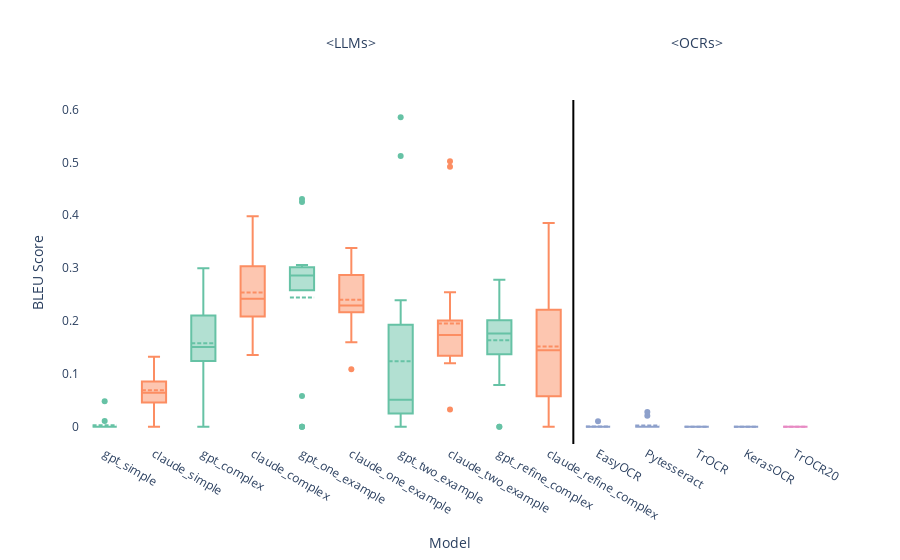

This figure's notebook cell:
### Markdown cell above
## Plots

### Code cell
llm_order = ['gpt_simple', 'claude_simple', 'gpt_complex', 'claude_complex',
             'gpt_one_example', 'claude_one_example', 'gpt_two_example', 'claude_two_example',
            #  'gpt_one_text_example', 'claude_one_text_example', 'gpt_two_text_example', 'claude_two_text_example', 
             'gpt_refine_complex', 'claude_refine_complex']

ocr_order = ['EasyOCR', 'Pytesseract', 'TrOCR', 'KerasOCR'] 
ocr_ft_order = ['TrOCR20']


gpt_color = px.colors.qualitative.Set2[0]
claude_color = px.colors.qualitative.Set2[1]
ocr_color = px.colors.qualitative.Set2[2]
# ocr_ft_color = px.colors.qualitative.Set2[3]


fig = go.Figure()

for model in llm_order:
    if 'gpt' in model:
        fig.add_trace(go.Box(
            x=bleu_df_whole[bleu_df_whole['model'] == model]['model'], 
            y=bleu_df_whole[bleu_df_whole['model'] == model]['bleu'],
            name=model,
            boxmean=True,
            marker=dict(color=gpt_color) 
        ))
    elif 'claude' in model:
        fig.add_trace(go.Box(
            x=bleu_df_whole[bleu_df_whole['model'] == model]['model'], 
            y=bleu_df_whole[bleu_df_whole['model'] == model]['bleu'],
            name=model,
            boxmean=True,
            marker=dict(color=claude_color) 
        ))
# Add traces for OCR models with a different color
for model in ocr_order:
    fig.add_trace(go.Box(
        x=bleu_df_whole[bleu_df_whole['model'] == model]['model'], 
        y=bleu_df_whole[bleu_df_whole['model'] == model]['bleu'],
        name=model,
        boxmean=True,
        marker=dict(color=ocr_color)  # Assign OCR color
    ))

# Add traces for OCR fine-tuned models with another color
for model in ocr_ft_order:
    fig.add_trace(go.Box(
        x=bleu_df_whole[bleu_df_whole['model'] == model]['model'], 
        y=bleu_df_whole[bleu_df_whole['model'] == model]['bleu'],
        name=model,
        boxmean=True,
        marker=dict(color=ocr_ft_color)  # Assign OCR fine-tuned color
    ))

# Get the start and midpoint of each group
ocr_start_index = len(llm_order)  # The first position of ocr_order
# ocr_ft_start_index = ocr_start_index + len(ocr_order)  # Start of ocr_ft_order
llm_midpoint = ocr_start_index / 2  # Midpoint of LLM models for placing the text
ocr_midpoint = ocr_start_index + (len(ocr_order) / 2)  # Midpoint of OCR models for placing the text

# Update the layout with custom category ordering, vertical line, and annotations
fig.update_layout(
    # title='BLEU Scores',
    xaxis_title='Model',
    yaxis_title='BLEU Score',
    # margin=dict(l=10, r=10, t=10, b=10),
    plot_bgcolor='rgba(0,0,0,0)',
    # paper_bgcolor='rgba(0,0,0,0)',
    xaxis=dict(
        categoryorder='array',  # Set ordering to be custom
        categoryarray=llm_order + ocr_order  #+ ocr_ft_order  # Concatenate the model orders
    ),
    showlegend=False,
    shapes=[
        # Add a vertical line between LLM and OCR models
        dict(
            type="line",
            x0=ocr_start_index - 0.5,  # Place the line between the two groups
            x1=ocr_start_index - 0.5,
            y0=0,
            y1=1,
            xref="x",
            yref="paper",  # Stretch the line across the plot's full height
            line=dict(color="black", width=2)
        )
    ],
    annotations=[
        # Add annotation for LLMs above LLM models
        dict(
            x=llm_midpoint,  # Midpoint of LLM models
            y=1.2,  # Position above the plot
            xref='x',
            yref='paper',
            text='<LLMs>',
            showarrow=False,
            font=dict(size=14)
        ),
        # Add annotation for OCRs above OCR models
        dict(
            x=ocr_midpoint,  # Midpoint of OCR models
            y=1.2,  # Position above the plot
            xref='x',
            yref='paper',
            text='<OCRs>',
            showarrow=False,
            font=dict(size=14)
        )
    ]
)

fig.show()

### Figure 1 — Plotly figure (JSON) as saved in the notebook; plotly's stock layout.template omitted (floating-point values rounded to 4 significant figures)
{"data": [{"boxmean": true, "marker": {"color": "rgb(102,194,165)"}, "name": "gpt_simple", "type": "box", "x": ["gpt_simple", "gpt_simple", "gpt_simple", "gpt_simple", "gpt_simple", "gpt_simple", "gpt_simple", "gpt_simple", "gpt_simple", "gpt_simple", "gpt_simple", "gpt_simple", "gpt_simple", "gpt_simple", "gpt_simple", "gpt_simple", "gpt_simple", "gpt_simple", "gpt_simple", "gpt_simple"], "y": [0, 0, 0, 0, 0, 0, 0, 0, 0, 0.04816, 0.01103, 0, 0, 0, 0, 0, 0, 0, 0, 0]}, {"boxmean": true, "marker": {"color": "rgb(252,141,98)"}, "name": "claude_simple", "type": "box", "x": ["claude_simple", "claude_simple", "claude_simple", "claude_simple", "claude_simple", "claude_simple", "claude_simple", "claude_simple", "claude_simple", "claude_simple", "claude_simple", "claude_simple", "claude_simple", "claude_simple", "claude_simple", "claude_simple", "claude_simple", "claude_simple", "claude_simple", "claude_simple"], "y": [0.06406, 0.08482, 0.04917, 0.0601, 0, 0.0601, 0.1326, 0.06978, 0.1315, 0.02208, 0.07884, 0.03038, 0.03411, 0.06224, 0.06886, 0.04266, 0.0651, 0.1214, 0.08671, 0.1223]}, {"boxmean": true, "marker": {"color": "rgb(102,194,165)"}, "name": "gpt_complex", "type": "box", "x": ["gpt_complex", "gpt_complex", "gpt_complex", "gpt_complex", "gpt_complex", "gpt_complex", "gpt_complex", "gpt_complex", "gpt_complex", "gpt_complex", "gpt_complex", "gpt_complex", "gpt_complex", "gpt_complex", "gpt_complex", "gpt_complex", "gpt_complex", "gpt_complex", "gpt_complex", "gpt_complex"], "y": [0.02893, 0.1451, 0.09346, 0.1735, 0.1317, 0, 0.2787, 0.1509, 0.3, 0.2133, 0.1169, 0.1567, 0.1526, 0.2588, 0.1384, 0.06145, 0.1511, 0.1467, 0.2072, 0.2545]}, {"boxmean": true, "marker": {"color": "rgb(252,141,98)"}, "name": "claude_complex", "type": "box", "x": ["claude_complex", "claude_complex", "claude_complex", "claude_complex", "claude_complex", "claude_complex", "claude_complex", "claude_complex", "claude_complex", "claude_complex", "claude_complex", "claude_complex", "claude_complex", "claude_complex", "claude_complex", "claude_complex", "claude_complex", "claude_complex", "claude_complex", "claude_complex"], "y": [0.3254, 0.2892, 0.2144, 0.1356, 0.199, 0.2416, 0.2721, 0.2251, 0.2485, 0.3186, 0.18, 0.199, 0.3427, 0.2031, 0.2611, 0.2425, 0.2369, 0.2269, 0.3982, 0.3179]}, {"boxmean": true, "marker": {"color": "rgb(102,194,165)"}, "name": "gpt_one_example", "type": "box", "x": ["gpt_one_example", "gpt_one_example", "gpt_one_example", "gpt_one_example", "gpt_one_example", "gpt_one_example", "gpt_one_example", "gpt_one_example", "gpt_one_example", "gpt_one_example", "gpt_one_example", "gpt_one_example", "gpt_one_example", "gpt_one_example", "gpt_one_example", "gpt_one_example", "gpt_one_example", "gpt_one_example", "gpt_one_example"], "y": [0.2861, 0.05832, 0.425, 0.2581, 0, 0, 0.2588, 0.4308, 0.3004, 0.2785, 0.3022, 0.2847, 0.3059, 0.2919, 0.2897, 0, 0.3021, 0.2913, 0.2863]}, {"boxmean": true, "marker": {"color": "rgb(252,141,98)"}, "name": "claude_one_example", "type": "box", "x": ["claude_one_example", "claude_one_example", "claude_one_example", "claude_one_example", "claude_one_example", "claude_one_example", "claude_one_example", "claude_one_example", "claude_one_example", "claude_one_example", "claude_one_example", "claude_one_example", "claude_one_example", "claude_one_example", "claude_one_example", "claude_one_example", "claude_one_example", "claude_one_example", "claude_one_example"], "y": [0.2158, 0.2384, 0.2292, 0.2282, 0.2281, 0.3185, 0.2183, 0.3194, 0.2331, 0.2557, 0.1598, 0.1087, 0.2238, 0.3169, 0.338, 0.1978, 0.2038, 0.2337, 0.2974]}, {"boxmean": true, "marker": {"color": "rgb(102,194,165)"}, "name": "gpt_two_example", "type": "box", "x": ["gpt_two_example", "gpt_two_example", "gpt_two_example", "gpt_two_example", "gpt_two_example", "gpt_two_example", "gpt_two_example", "gpt_two_example", "gpt_two_example", "gpt_two_example", "gpt_two_example", "gpt_two_example", "gpt_two_example", "gpt_two_example", "gpt_two_example", "gpt_two_example", "gpt_two_example", "gpt_two_example", "gpt_two_example", "gpt_two_example"], "y": [0.04799, 0.2322, 0.09508, 0.06706, 0.2182, 0.07449, 0.2393, 0.04173, 0.01855, 0, 0.1674, 0.03327, 0.05462, 0.04209, 0.5855, 0.5119, 0.02451, 0.02536, 0, 0]}, {"boxmean": true, "marker": {"color": "rgb(252,141,98)"}, "name": "claude_two_example", "type": "box", "x": ["claude_two_example", "claude_two_example", "claude_two_example", "claude_two_example", "claude_two_example", "claude_two_example", "claude_two_example", "claude_two_example", "claude_two_example", "claude_two_example", "claude_two_example", "claude_two_example", "claude_two_example", "claude_two_example", "claude_two_example", "claude_two_example", "claude_two_example", "claude_two_example", "claude_two_example", "claude_two_example"], "y": [0.1272, 0.2084, 0.1896, 0.2543, 0.1266, 0.1415, 0.03293, 0.1203, 0.1487, 0.1819, 0.1555, 0.1854, 0.1757, 0.1249, 0.4919, 0.5022, 0.1589, 0.2148, 0.1712, 0.1938]}, {"boxmean": true, "marker": {"color": "rgb(102,194,165)"}, "name": "gpt_refine_complex", "type": "box", "x": ["gpt_refine_complex", "gpt_refine_complex", "gpt_refine_complex", "gpt_refine_complex", "gpt_refine_complex", "gpt_refine_complex", "gpt_refine_complex", "gpt_refine_complex", "gpt_refine_complex", "gpt_refine_complex", "gpt_refine_complex", "gpt_refine_complex", "gpt_refine_complex", "gpt_refine_complex", "gpt_refine_complex", "gpt_refine_complex", "gpt_refine_complex", "gpt_refine_complex", "gpt_refine_complex", "gpt_refine_complex"], "y": [0.1847, 0, 0.1585, 0.2168, 0.1354, 0, 0.177, 0.1287, 0.2783, 0.07905, 0.1955, 0.202, 0.1723, 0.2128, 0.1392, 0.1986, 0.2014, 0.1467, 0.1761, 0.2658]}, {"boxmean": true, "marker": {"color": "rgb(252,141,98)"}, "name": "claude_refine_complex", "type": "box", "x": ["claude_refine_complex", "claude_refine_complex", "claude_refine_complex", "claude_refine_complex", "claude_refine_complex", "claude_refine_complex", "claude_refine_complex", "claude_refine_complex", "claude_refine_complex", "claude_refine_complex", "claude_refine_complex", "claude_refine_complex", "claude_refine_complex", "claude_refine_complex", "claude_refine_complex", "claude_refine_complex", "claude_refine_complex", "claude_refine_complex", "claude_refine_complex", "claude_refine_complex"], "y": [0.2801, 0.1562, 0.2761, 0.02209, 0.04674, 0, 0.04976, 0.1219, 0.3226, 0.09764, 0.02952, 0.06542, 0.1338, 0.171, 0.2209, 0.1758, 0.2214, 0.09412, 0.3853, 0.1642]}, {"boxmean": true, "marker": {"color": "rgb(141,160,203)"}, "name": "EasyOCR", "type": "box", "x": ["EasyOCR", "EasyOCR", "EasyOCR", "EasyOCR", "EasyOCR", "EasyOCR", "EasyOCR", "EasyOCR", "EasyOCR", "EasyOCR", "EasyOCR", "EasyOCR", "EasyOCR", "EasyOCR", "EasyOCR", "EasyOCR", "EasyOCR", "EasyOCR", "EasyOCR"], "y": [0, 0.01042, 0, 0, 0, 0, 0, 0, 0, 0, 0, 0, 0, 0, 0, 0, 0, 0, 0]}, {"boxmean": true, "marker": {"color": "rgb(141,160,203)"}, "name": "Pytesseract", "type": "box", "x": ["Pytesseract", "Pytesseract", "Pytesseract", "Pytesseract", "Pytesseract", "Pytesseract", "Pytesseract", "Pytesseract", "Pytesseract", "Pytesseract", "Pytesseract", "Pytesseract", "Pytesseract", "Pytesseract", "Pytesseract", "Pytesseract", "Pytesseract", "Pytesseract", "Pytesseract"], "y": [0, 0, 0, 0, 0, 0, 0, 0, 0, 0, 0, 0.02098, 0, 0, 0, 0.02811, 0, 0, 0]}, {"boxmean": true, "marker": {"color": "rgb(141,160,203)"}, "name": "TrOCR", "type": "box", "x": ["TrOCR", "TrOCR", "TrOCR", "TrOCR", "TrOCR", "TrOCR", "TrOCR", "TrOCR", "TrOCR", "TrOCR", "TrOCR", "TrOCR", "TrOCR", "TrOCR", "TrOCR", "TrOCR", "TrOCR", "TrOCR", "TrOCR"], "y": [0, 0, 0, 0, 0, 0, 0, 0, 0, 0, 0, 0, 0, 0, 0, 0, 0, 0, 0]}, {"boxmean": true, "marker": {"color": "rgb(141,160,203)"}, "name": "KerasOCR", "type": "box", "x": ["KerasOCR", "KerasOCR", "KerasOCR", "KerasOCR", "KerasOCR", "KerasOCR", "KerasOCR", "KerasOCR", "KerasOCR", "KerasOCR", "KerasOCR", "KerasOCR", "KerasOCR", "KerasOCR", "KerasOCR", "KerasOCR", "KerasOCR", "KerasOCR", "KerasOCR"], "y": [0, 0, 0, 0, 0, 0, 0, 0, 0, 0, 0, 0, 0, 0, 0, 0, 0, 0, 0]}, {"boxmean": true, "marker": {"color": "rgb(231,138,195)"}, "name": "TrOCR20", "type": "box", "x": ["TrOCR20", "TrOCR20", "TrOCR20", "TrOCR20", "TrOCR20", "TrOCR20", "TrOCR20", "TrOCR20", "TrOCR20", "TrOCR20", "TrOCR20", "TrOCR20", "TrOCR20", "TrOCR20", "TrOCR20", "TrOCR20"], "y": [0, 0, 0, 0, 0, 0, 0, 0, 0, 0, 0, 0, 0, 0, 0, 0]}], "layout": {"annotations": [{"font": {"size": 14}, "showarrow": false, "text": "<LLMs>", "x": 5, "xref": "x", "y": 1.2, "yref": "paper"}, {"font": {"size": 14}, "showarrow": false, "text": "<OCRs>", "x": 12, "xref": "x", "y": 1.2, "yref": "paper"}], "plot_bgcolor": "rgba(0,0,0,0)", "shapes": [{"line": {"color": "black", "width": 2}, "type": "line", "x0": 9.5, "x1": 9.5, "xref": "x", "y0": 0, "y1": 1, "yref": "paper"}], "showlegend": false, "xaxis": {"categoryarray": ["gpt_simple", "claude_simple", "gpt_complex", "claude_complex", "gpt_one_example", "claude_one_example", "gpt_two_example", "claude_two_example", "gpt_refine_complex", "claude_refine_complex", "EasyOCR", "Pytesseract", "TrOCR", "KerasOCR"], "categoryorder": "array", "title": {"text": "Model"}}, "yaxis": {"title": {"text": "BLEU Score"}}}}
